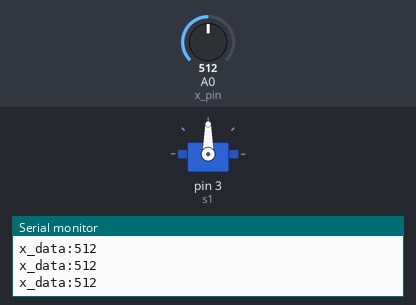
A sketch run on a simulated Arduino Uno, built with avr-gcc and run on an emulated ATmega328P. Parts: servo, the last lines printed to the serial monitor. The test bench sets the inputs (shaded band); at power-on: A0 (x_pin) = 512.

Above: at 1.2 s.
1.3 s: A0 (x_pin) set to 482
At 2.6 s:
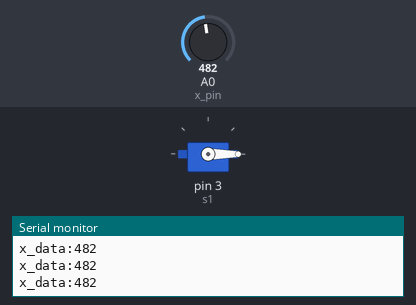
2.9 s: A0 (x_pin) set to 534
4.4 s: A0 (x_pin) set to 559
At 5.8 s:
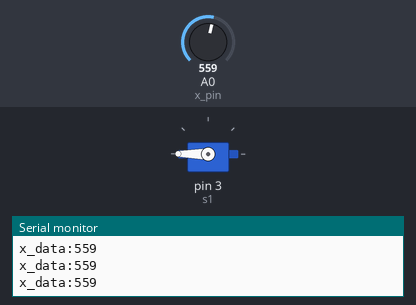
6.1 s: A0 (x_pin) set to 490
At 7.4 s:
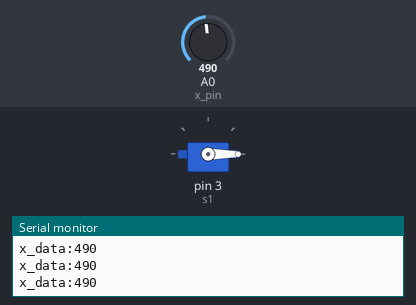
7.8 s: A0 (x_pin) set to 560
At 8.7 s:
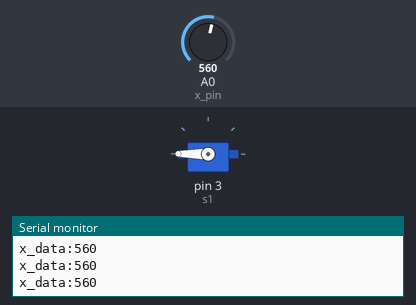
10.8 s: A0 (x_pin) set to 306
At 12.0 s:
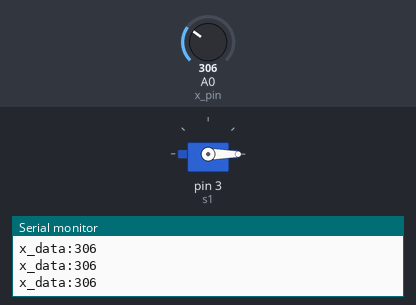
Timing chart, 0 to 13.5 s (numbered marks = the images above; inputs shaded):
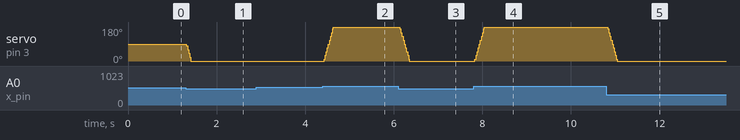

The sketch:

Controlling_Servomotor_with_Joystick_using_Arduino.ino
```cpp
#include<Servo.h>
int x_pin = A0;
Servo s1;
int pos = 90;
void setup() {
  Serial.begin(9600);
  pinMode(A0, INPUT);
  s1.attach(3);
  s1.write(pos);//start with 90 deg
}

void loop() {
  int x_data = analogRead(A0);
  Serial.print("x_data:");
  Serial.println(x_data);
  if (x_data >= 550){
    if(pos <= 180){
      pos = pos + 10;
      s1.write(pos);
    }
  }
  else if (x_data <= 500){
    if(pos >= 0){
      pos = pos - 10;
      s1.write(pos);
    }
  }
}
```

Measured:
- the behaviour switches between 501 and 500 on A0 (x_pin) (found by bisection; images 0 and 1)
- the behaviour switches between 549 and 550 on A0 (x_pin) (found by bisection; images 1 and 2)
- after the input at 1.3 s, servo on pin 3 (s1): 90° → 0° at once
- after the input at 4.4 s, servo on pin 3 (s1): moves from 0° to 180° over 0.21 s, starting at once
- after the input at 6.1 s, servo on pin 3 (s1): moves from 180° to 0° over 0.21 s, starting at once
- after the input at 7.8 s, servo on pin 3 (s1): moves from 0° to 180° over 0.21 s, starting at once
- after the input at 10.8 s, servo on pin 3 (s1): moves from 180° to 0° over 0.21 s, starting at once
